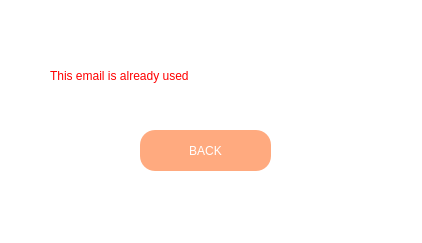
<?xml version="1.0" encoding="UTF-8"?>
<ui version="4.0">
 <class>MainWindow</class>
 <widget class="QMainWindow" name="MainWindow">
  <property name="geometry">
   <rect>
    <x>0</x>
    <y>0</y>
    <width>422</width>
    <height>243</height>
   </rect>
  </property>
  <property name="windowTitle">
   <string>MainWindow</string>
  </property>
  <property name="styleSheet">
   <string notr="true">background-color: rgb(255, 255, 255);</string>
  </property>
  <widget class="QWidget" name="centralwidget">
   <widget class="QLabel" name="label">
    <property name="geometry">
     <rect>
      <x>50</x>
      <y>30</y>
      <width>351</width>
      <height>91</height>
     </rect>
    </property>
    <property name="styleSheet">
     <string notr="true">font: 700 20pt &quot;Microsoft JhengHei UI&quot;;
color: rgb(255, 0, 0);</string>
    </property>
    <property name="text">
     <string>This email is already used</string>
    </property>
   </widget>
   <widget class="QPushButton" name="pushButton_back">
    <property name="geometry">
     <rect>
      <x>140</x>
      <y>130</y>
      <width>131</width>
      <height>41</height>
     </rect>
    </property>
    <property name="styleSheet">
     <string notr="true">font: 700 16pt &quot;Microsoft JhengHei UI&quot;;
background-color: rgb(255, 170, 127);
color: rgb(255, 255, 255);
border-radius: 15px;</string>
    </property>
    <property name="text">
     <string>BACK</string>
    </property>
   </widget>
  </widget>
  <widget class="QMenuBar" name="menubar">
   <property name="geometry">
    <rect>
     <x>0</x>
     <y>0</y>
     <width>422</width>
     <height>22</height>
    </rect>
   </property>
  </widget>
  <widget class="QStatusBar" name="statusbar"/>
 </widget>
 <resources/>
 <connections/>
</ui>
